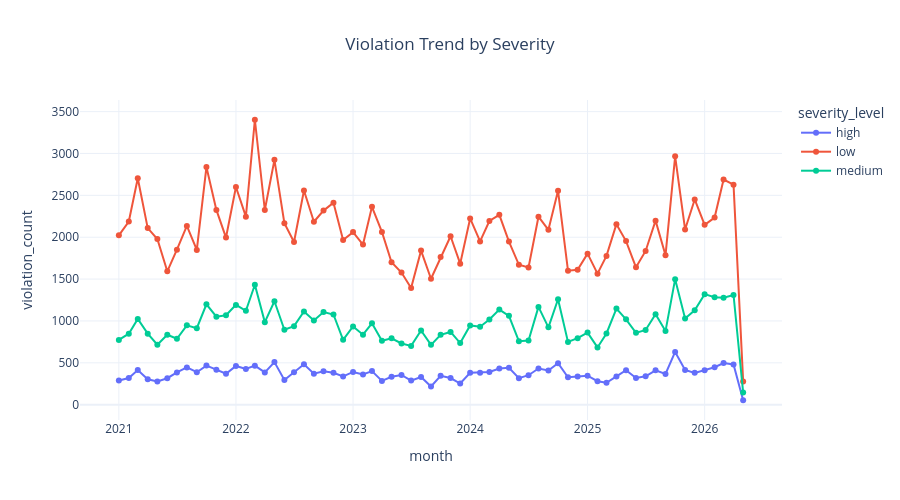

The notebook cell this image was saved under:
### Code cell
df_trend_severity = violation_trend_by_month_and_severity()

plot_line(
    df_trend_severity,
    x="month",
    y="violation_count",
    color="severity_level",
    title="Violation Trend by Severity"
)

### Figure 1 — Plotly figure (JSON) as saved in the notebook; plotly's stock layout.template omitted (floating-point values rounded to 4 significant figures)
{"data": [{"hovertemplate": "severity_level=high<br>month=%{x}<br>violation_count=%{y}<extra></extra>", "legendgroup": "high", "line": {"color": "#636efa", "dash": "solid"}, "marker": {"symbol": "circle"}, "mode": "lines+markers", "name": "high", "orientation": "v", "showlegend": true, "type": "scatter", "x": ["2021-01", "2021-02", "2021-03", "2021-04", "2021-05", "2021-06", "2021-07", "2021-08", "2021-09", "2021-10", "2021-11", "2021-12", "2022-01", "2022-02", "2022-03", "2022-04", "2022-05", "2022-06", "2022-07", "2022-08", "2022-09", "2022-10", "2022-11", "2022-12", "2023-01", "2023-02", "2023-03", "2023-04", "2023-05", "2023-06", "2023-07", "2023-08", "2023-09", "2023-10", "2023-11", "2023-12", "2024-01", "2024-02", "2024-03", "2024-04", "2024-05", "2024-06", "2024-07", "2024-08", "2024-09", "2024-10", "2024-11", "2024-12", "2025-01", "2025-02", "2025-03", "2025-04", "2025-05", "2025-06", "2025-07", "2025-08", "2025-09", "2025-10", "2025-11", "2025-12", "2026-01", "2026-02", "2026-03", "2026-04", "2026-05"], "xaxis": "x", "y": [290, 318, 414, 304, 277, 316, 385, 445, 388, 467, 418, 369, 463, 427, 466, 385, 509, 294, 388, 483, 370, 399, 381, 337, 391, 361, 401, 284, 334, 355, 288, 331, 217, 345, 318, 253, 381, 382, 390, 431, 441, 316, 352, 432, 408, 496, 328, 337, 346, 280, 262, 338, 412, 319, 339, 411, 367, 630, 414, 380, 410, 447, 498, 481, 53], "yaxis": "y"}, {"hovertemplate": "severity_level=low<br>month=%{x}<br>violation_count=%{y}<extra></extra>", "legendgroup": "low", "line": {"color": "#EF553B", "dash": "solid"}, "marker": {"symbol": "circle"}, "mode": "lines+markers", "name": "low", "orientation": "v", "showlegend": true, "type": "scatter", "x": ["2021-01", "2021-02", "2021-03", "2021-04", "2021-05", "2021-06", "2021-07", "2021-08", "2021-09", "2021-10", "2021-11", "2021-12", "2022-01", "2022-02", "2022-03", "2022-04", "2022-05", "2022-06", "2022-07", "2022-08", "2022-09", "2022-10", "2022-11", "2022-12", "2023-01", "2023-02", "2023-03", "2023-04", "2023-05", "2023-06", "2023-07", "2023-08", "2023-09", "2023-10", "2023-11", "2023-12", "2024-01", "2024-02", "2024-03", "2024-04", "2024-05", "2024-06", "2024-07", "2024-08", "2024-09", "2024-10", "2024-11", "2024-12", "2025-01", "2025-02", "2025-03", "2025-04", "2025-05", "2025-06", "2025-07", "2025-08", "2025-09", "2025-10", "2025-11", "2025-12", "2026-01", "2026-02", "2026-03", "2026-04", "2026-05"], "xaxis": "x", "y": [2023, 2187, 2704, 2109, 1978, 1593, 1851, 2135, 1848, 2838, 2326, 1996, 2600, 2246, 3403, 2325, 2924, 2168, 1943, 2558, 2185, 2318, 2411, 1967, 2061, 1913, 2363, 2063, 1702, 1578, 1394, 1840, 1504, 1764, 2012, 1684, 2224, 1950, 2194, 2267, 1948, 1671, 1639, 2245, 2089, 2554, 1601, 1611, 1804, 1565, 1777, 2156, 1954, 1641, 1836, 2198, 1784, 2966, 2093, 2451, 2148, 2235, 2689, 2627, 278], "yaxis": "y"}, {"hovertemplate": "severity_level=medium<br>month=%{x}<br>violation_count=%{y}<extra></extra>", "legendgroup": "medium", "line": {"color": "#00cc96", "dash": "solid"}, "marker": {"symbol": "circle"}, "mode": "lines+markers", "name": "medium", "orientation": "v", "showlegend": true, "type": "scatter", "x": ["2021-01", "2021-02", "2021-03", "2021-04", "2021-05", "2021-06", "2021-07", "2021-08", "2021-09", "2021-10", "2021-11", "2021-12", "2022-01", "2022-02", "2022-03", "2022-04", "2022-05", "2022-06", "2022-07", "2022-08", "2022-09", "2022-10", "2022-11", "2022-12", "2023-01", "2023-02", "2023-03", "2023-04", "2023-05", "2023-06", "2023-07", "2023-08", "2023-09", "2023-10", "2023-11", "2023-12", "2024-01", "2024-02", "2024-03", "2024-04", "2024-05", "2024-06", "2024-07", "2024-08", "2024-09", "2024-10", "2024-11", "2024-12", "2025-01", "2025-02", "2025-03", "2025-04", "2025-05", "2025-06", "2025-07", "2025-08", "2025-09", "2025-10", "2025-11", "2025-12", "2026-01", "2026-02", "2026-03", "2026-04", "2026-05"], "xaxis": "x", "y": [774, 848, 1024, 848, 716, 835, 787, 948, 913, 1199, 1051, 1068, 1192, 1122, 1432, 986, 1235, 895, 938, 1113, 1006, 1107, 1077, 775, 935, 836, 972, 763, 792, 731, 702, 886, 715, 835, 869, 736, 947, 930, 1018, 1136, 1061, 759, 767, 1168, 924, 1259, 749, 794, 861, 684, 851, 1148, 1019, 858, 892, 1080, 879, 1499, 1030, 1128, 1320, 1283, 1278, 1310, 146], "yaxis": "y"}], "layout": {"height": 500, "legend": {"title": {"text": "severity_level"}, "tracegroupgap": 0}, "title": {"text": "Violation Trend by Severity", "x": 0.5}, "xaxis": {"anchor": "y", "domain": [0, 1], "title": {"text": "month"}}, "yaxis": {"anchor": "x", "domain": [0, 1], "title": {"text": "violation_count"}}}}
